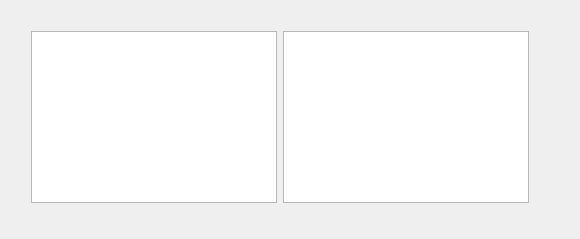
<?xml version="1.0" encoding="UTF-8"?>
<ui version="4.0">
 <class>Dialog</class>
 <widget class="QDialog" name="Dialog">
  <property name="geometry">
   <rect>
    <x>0</x>
    <y>0</y>
    <width>580</width>
    <height>239</height>
   </rect>
  </property>
  <property name="windowTitle">
   <string>Dialog</string>
  </property>
  <widget class="QWidget" name="">
   <property name="geometry">
    <rect>
     <x>20</x>
     <y>20</y>
     <width>520</width>
     <height>194</height>
    </rect>
   </property>
   <layout class="QHBoxLayout" name="horizontalLayout">
    <item>
     <widget class="QTreeView" name="treeView"/>
    </item>
    <item>
     <widget class="QListView" name="listView"/>
    </item>
   </layout>
  </widget>
 </widget>
 <layoutdefault spacing="6" margin="11"/>
 <resources/>
 <connections/>
</ui>
